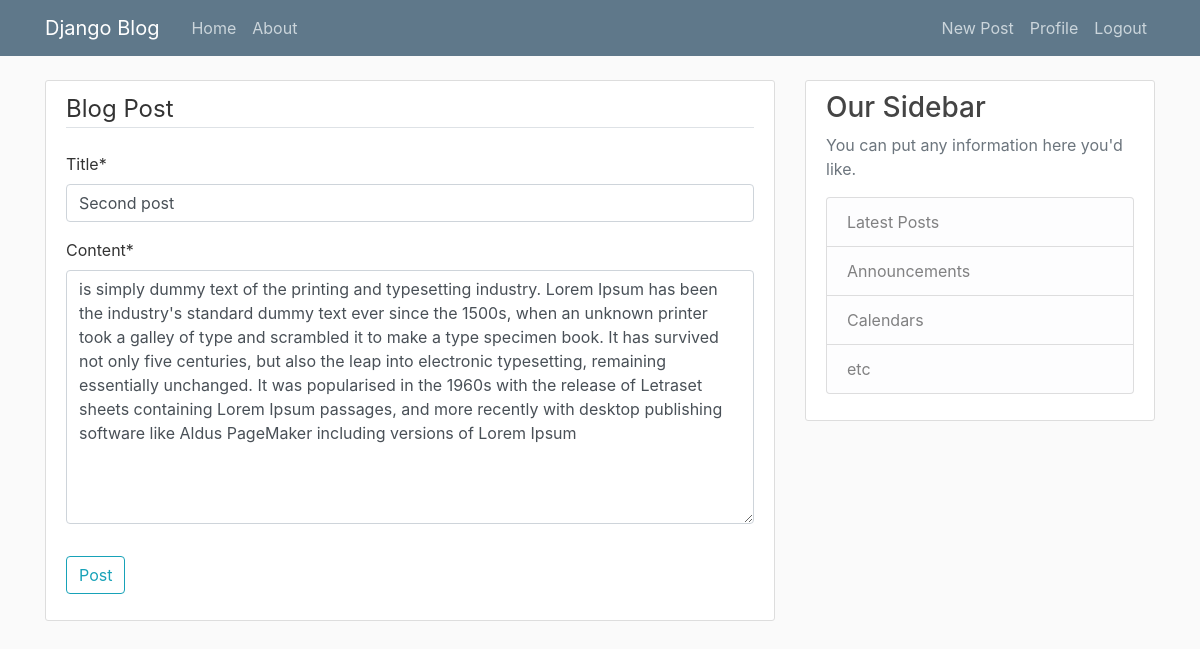
Page /post/2/update/ (signed in) on the committed database.
### blog/models.py (models this page shows, shortened)
class Post(models.Model):
    title = models.CharField(max_length=100)
    content = models.TextField()
    date_posted = models.DateTimeField(default=timezone.now)
    author = models.ForeignKey(User, on_delete=models.CASCADE)

### blog/views.py (the view, shortened to what this page needs)
# urls.py: path('post/<int:pk>/update/', PostUpdateView.as_view(), name='post-update'),
class PostUpdateView(LoginRequiredMixin, UserPassesTestMixin, UpdateView):
    model = Post
    fields = ['title', 'content']
    def test_func(self):
        post = self.get_object()
        if self.request.user == post.author:
            return True
        return False

### blog/templates/blog/post_form.html (shortened to what this page needs)
{% extends "blog/base.html" %}
{% load crispy_forms_tags %}
{% block content %}
    <div class="content-section">
        <form method="POST">
            <fieldset class="form-group">
                <legend class="border-bottom mb-4">Blog Post</legend>
                {{ form|crispy }}
            </fieldset>
            <div class="form-group">
                <button class="btn btn-outline-info" type="submit">Post</button>
            </div>
        </form>
    </div>
{% endblock content %}

### blog/static/blog/main.css (style rules this page uses)
body { background: #fafafa; color: #333333; margin-top: 5rem; }
.content-section { background: #ffffff; padding: 10px 20px; border: 1px solid #dddddd; border-radius: 3px; margin-bottom: 20px; }

### rows in the picture
Post: title "Second post", content "is simply dummy text of the printing and typesetting industry. Lorem Ipsum has been the industry's standard dummy text ever since the 1500s, when an unknown printer took a galley of type and scrambled it to make a type specimen book. It has survived not only five centuries, but also the leap into electronic typesetting, remaining essentially unchanged. It was popularised in the 1960s with the release of Letraset sheets containing Lorem Ipsum passages, and more recently with desktop publishing software like Aldus PageMaker including versions of Lorem Ipsum"
